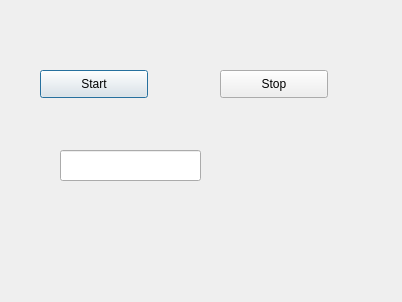
<?xml version="1.0" encoding="UTF-8"?>
<ui version="4.0">
 <class>Dialog</class>
 <widget class="QDialog" name="Dialog">
  <property name="geometry">
   <rect>
    <x>0</x>
    <y>0</y>
    <width>402</width>
    <height>302</height>
   </rect>
  </property>
  <property name="windowTitle">
   <string>Dialog</string>
  </property>
  <widget class="QPushButton" name="start">
   <property name="geometry">
    <rect>
     <x>40</x>
     <y>70</y>
     <width>108</width>
     <height>28</height>
    </rect>
   </property>
   <property name="text">
    <string>Start</string>
   </property>
  </widget>
  <widget class="QPushButton" name="stop">
   <property name="geometry">
    <rect>
     <x>220</x>
     <y>70</y>
     <width>108</width>
     <height>28</height>
    </rect>
   </property>
   <property name="text">
    <string>Stop</string>
   </property>
  </widget>
  <widget class="QLineEdit" name="lineEdit">
   <property name="geometry">
    <rect>
     <x>60</x>
     <y>150</y>
     <width>141</width>
     <height>31</height>
    </rect>
   </property>
  </widget>
 </widget>
 <layoutdefault spacing="6" margin="11"/>
 <resources/>
 <connections/>
</ui>
